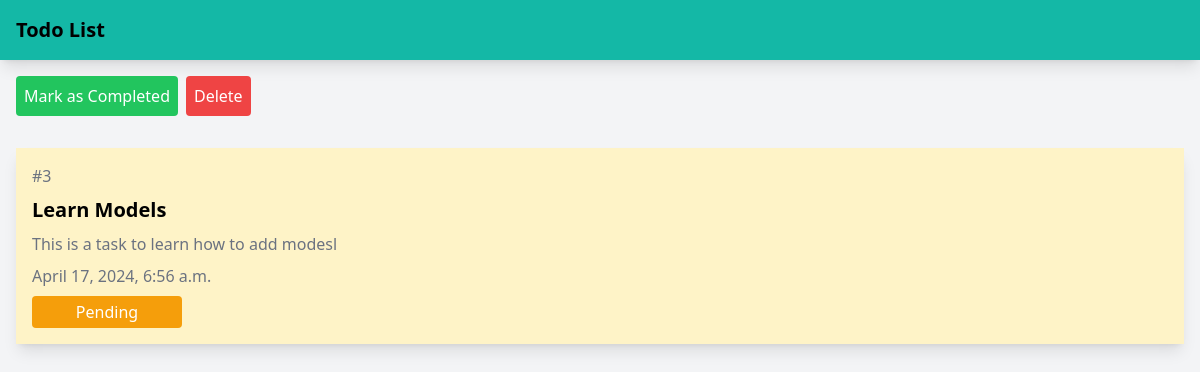
The app's page /read/3, older data.
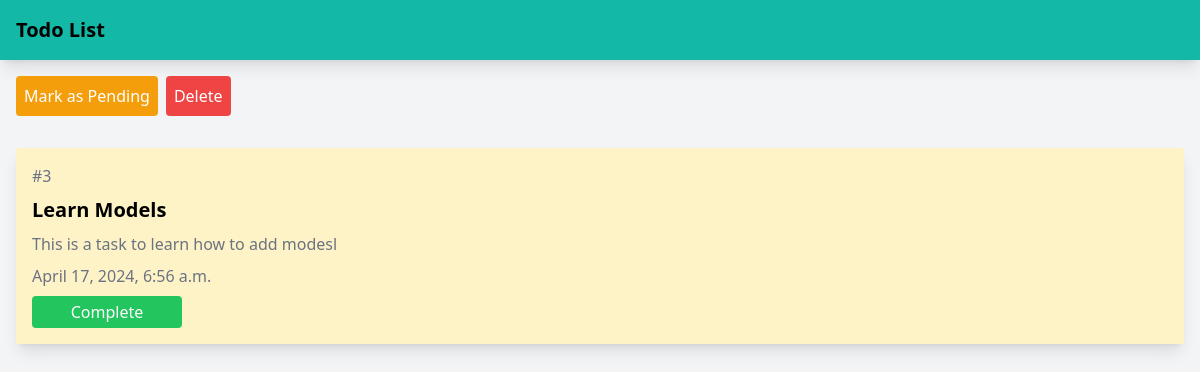
The same page, newer data.
### tasks/views.py (the view)
# urls.py: path('read/<int:id>', readTask, name=""),
def readTask(request, id):
    my_tasks = Tasks.objects.get(id=id)
    context = {
       'task': my_tasks
    }
    template = loader.get_template('viewtask.html')
    return HttpResponse(template.render(context))

### tasks/templates/viewtask.html (shortened to what this page needs)
<!DOCTYPE html>
<html lang="en">
<head>
    <script src="https://cdn.tailwindcss.com"></script>
</head>
<body class="bg-gray-100">
    <nav class="flex gap-2 p-4 bg-teal-500 text-black shadow-lg">
        <a href="/" class="font-bold text-xl"> Todo List </a>
    </nav>
    <div class="flex gap-2 p-4">
        {% if task.status == 0 %}
            <a href="/edit/{{ task.id }}" class="bg-green-500 text-white p-2 rounded"> Mark as Completed </a>
        {% else %}
            <a href="/edit/{{ task.id }}" class="bg-amber-500 text-white p-2 rounded"> Mark as Pending </a>
        {% endif %}
        <a href="/delete/{{ task.id }}" class="bg-red-500 text-white p-2 rounded"> Delete </a>
    </div>
    <div class="p-4 bg-amber-100 m-4 shadow-lg flex flex-col gap-2">
        <p class="text-gray-500"> #{{ task.id }} </p>
        <h1 class="font-bold text-xl"> {{ task.title }} </h1>
        <p class="text-gray-500"> {{ task.content }} </p>
        <p class="text-gray-500"> {{ task.date }} </p>
        {% if task.status == 0 %}
            <p class="px-2 py-1 rounded bg-amber-500 text-white w-[150px] text-center">
                Pending
            </p>
        {% elif task.status == 1 %}
            <p class="px-2 py-1 rounded bg-green-500 text-white w-[150px] text-center">
                Complete
            </p>
        {% endif %}
    </div>
</body>
</html>

Row changes from the older to the newer data that the page shows:
changed Tasks "Learn Models": status 0 → 1 (drawn)
Text that changed along with them:
text no longer shown: "Mark as Completed Pending"
text now shown: "Mark as Pending Complete"
